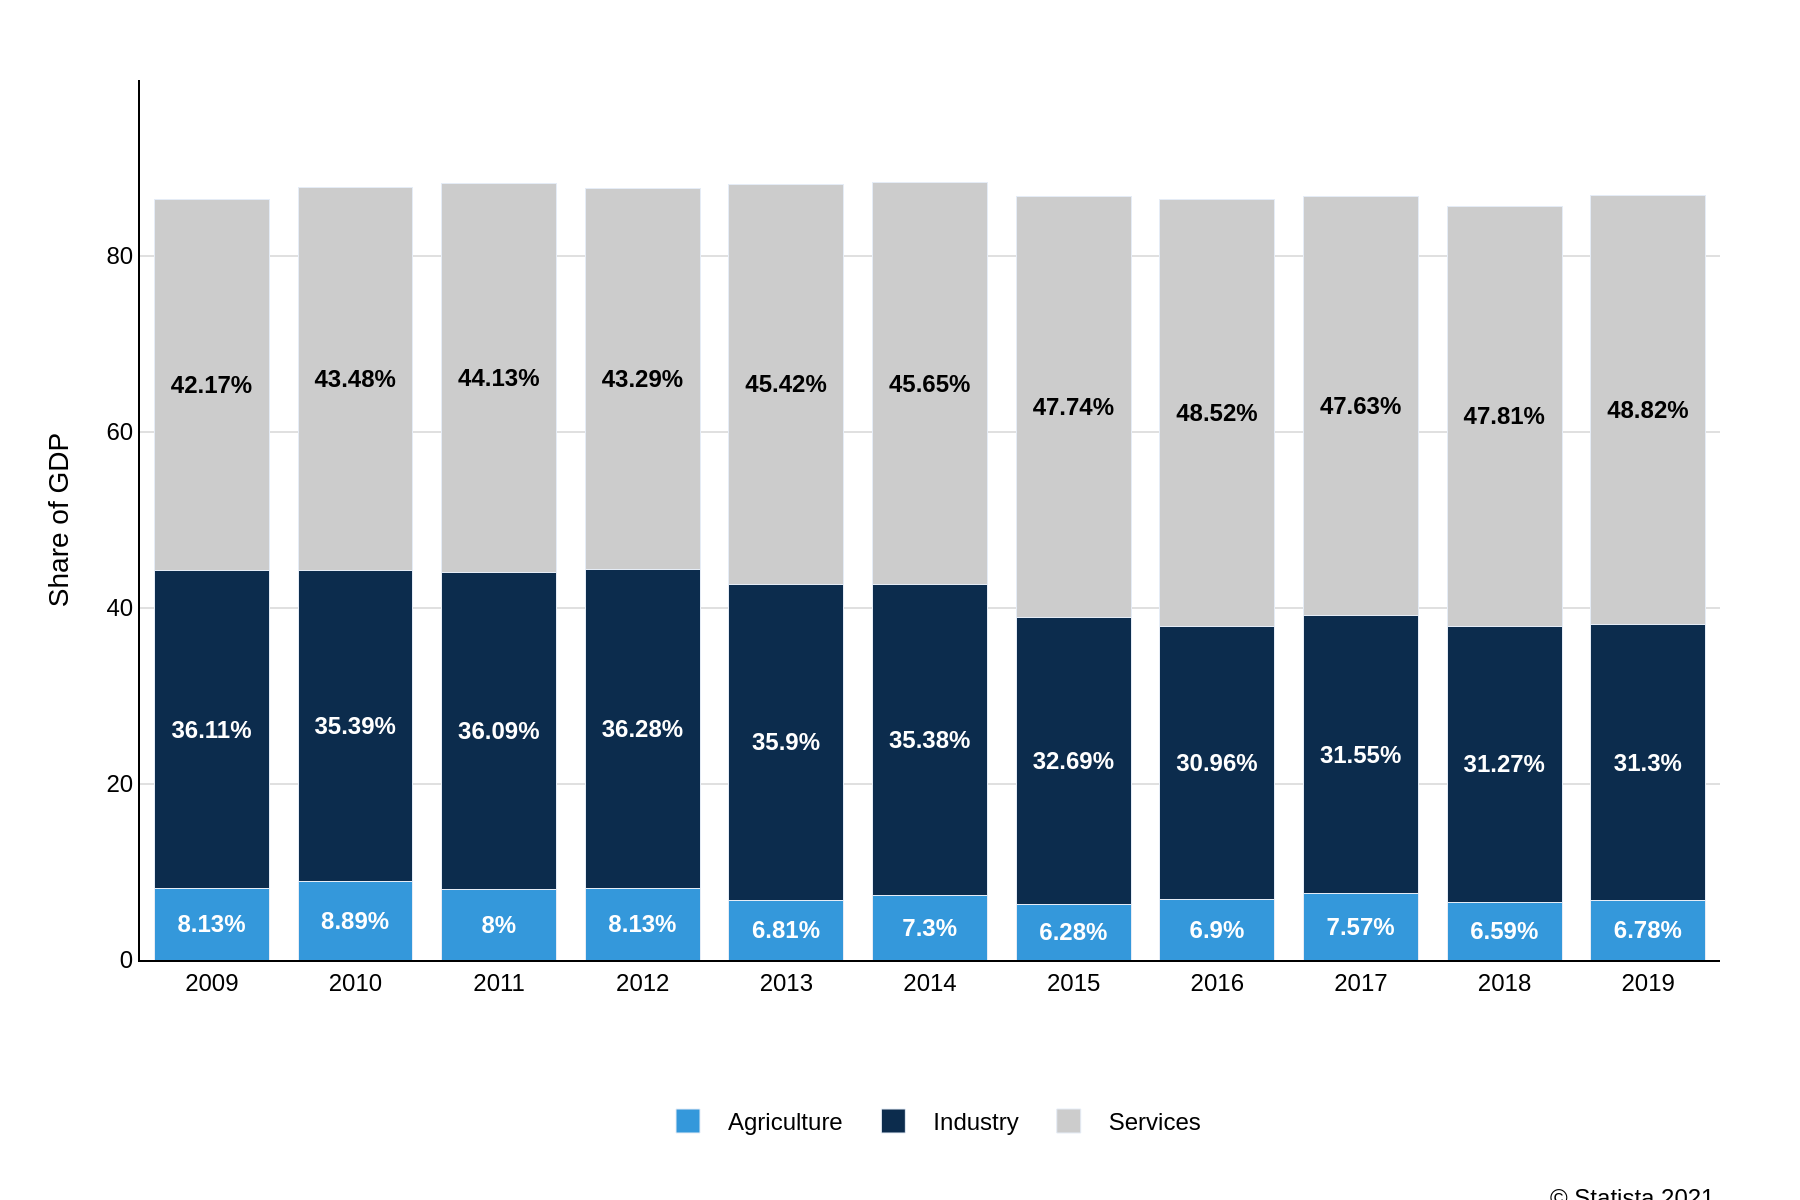

This figure's Python source:
import sys
import json
import pathlib
import plotly.graph_objects as go

# --- 1. Load data from JSON file ---
if len(sys.argv) != 2:
    print("Usage: python generate_chart.py <json_file_path>")
    sys.exit(1)

json_path = sys.argv[1]
with open(json_path, 'r', encoding='utf-8') as f:
    chart_data = json.load(f)

# --- 2. Extract data and texts ---
categories = chart_data['chart_data']['categories']
series_data = chart_data['chart_data']['series']
texts = chart_data['texts']
colors = chart_data['colors']

# --- 3. Create the figure ---
fig = go.Figure()

# --- 4. Add traces for each data series ---
for i, series in enumerate(series_data):
    # Format text labels to match the original chart (bold, with percentage sign)
    # The original chart has inconsistencies in decimal places (e.g., "8%").
    # This loop dynamically formats based on whether the number is an integer.
    text_labels = []
    for v in series['data']:
        if v == int(v):
            label = f"<b>{int(v)}%</b>"
        else:
            label = f"<b>{v}%</b>"
        text_labels.append(label)

    fig.add_trace(go.Bar(
        x=categories,
        y=series['data'],
        name=series['name'],
        marker_color=colors['bar_colors'][i],
        text=text_labels,
        textposition='inside',
        insidetextanchor='middle',
        textfont=dict(
            family="Arial",
            color=colors['text_colors'][i]
        )
    ))

# --- 5. Configure layout ---
fig.update_layout(
    barmode='stack',
    plot_bgcolor='white',
    font=dict(
        family="Arial",
        size=12,
        color="black"
    ),
    margin=dict(l=70, r=40, b=120, t=40),
    xaxis=dict(
        title_text=texts['x_axis_title'],
        tickvals=categories,
        showline=True,
        linewidth=1,
        linecolor='black'
    ),
    yaxis=dict(
        title_text=texts['y_axis_title'],
        range=[0, 100],
        tickvals=[0, 20, 40, 60, 80],
        showgrid=True,
        gridcolor='#e0e0e0',
        showline=True,
        linewidth=1,
        linecolor='black'
    ),
    legend=dict(
        orientation='h',
        yanchor='top',
        y=-0.15,
        xanchor='center',
        x=0.5,
        traceorder='normal'
    ),
    annotations=[
        dict(
            text=texts['source'],
            showarrow=False,
            xref='paper',
            yref='paper',
            x=1.0,
            y=-0.25,
            xanchor='right',
            yanchor='top',
            align='right',
            font=dict(size=12)
        )
    ]
)

# --- 6. Output the image ---
base_filename = pathlib.Path(json_path).stem
output_filename = f"{base_filename}.png"
fig.write_image(output_filename, scale=2, width=900, height=600)

print(f"Chart saved as {output_filename}")
